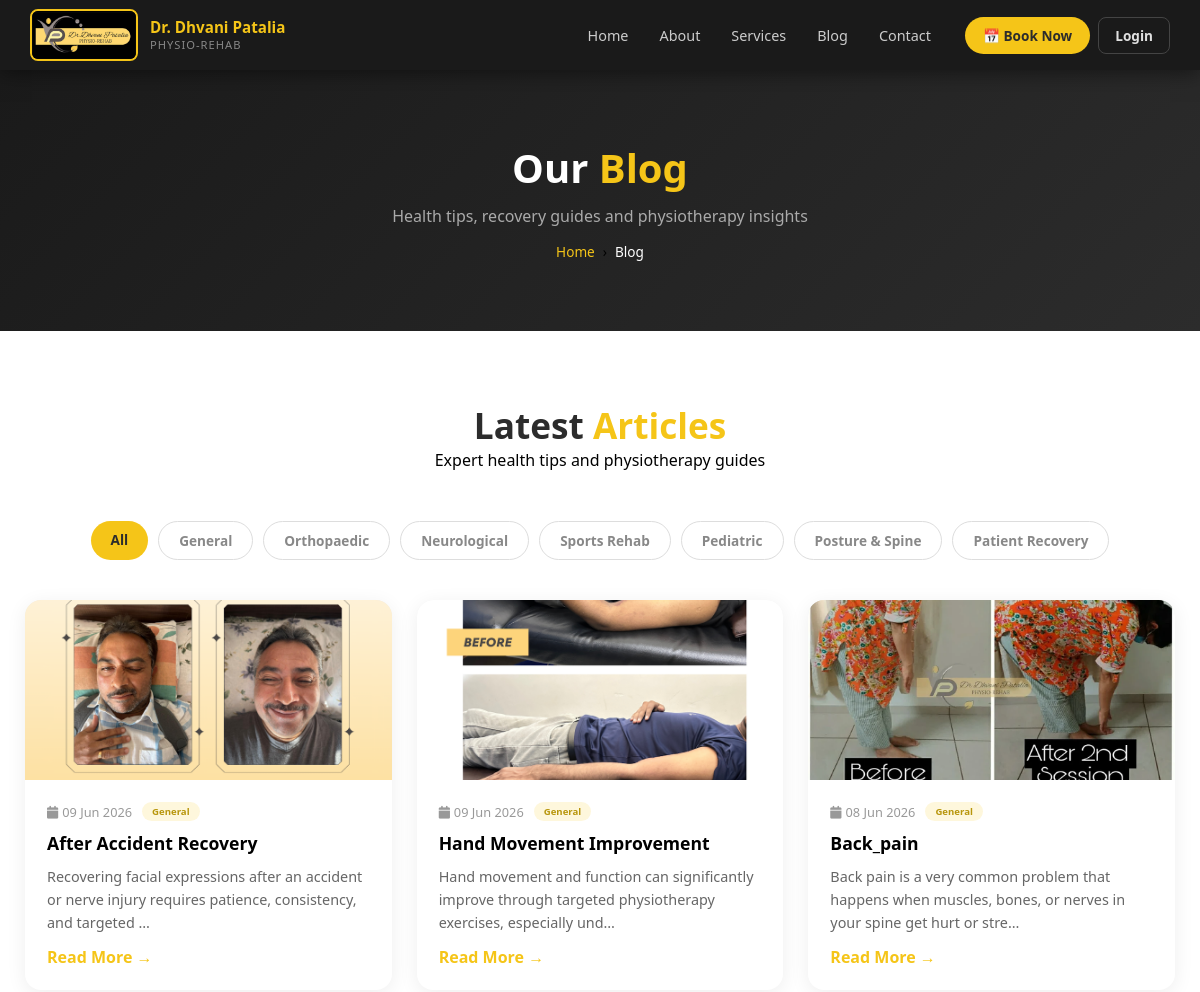
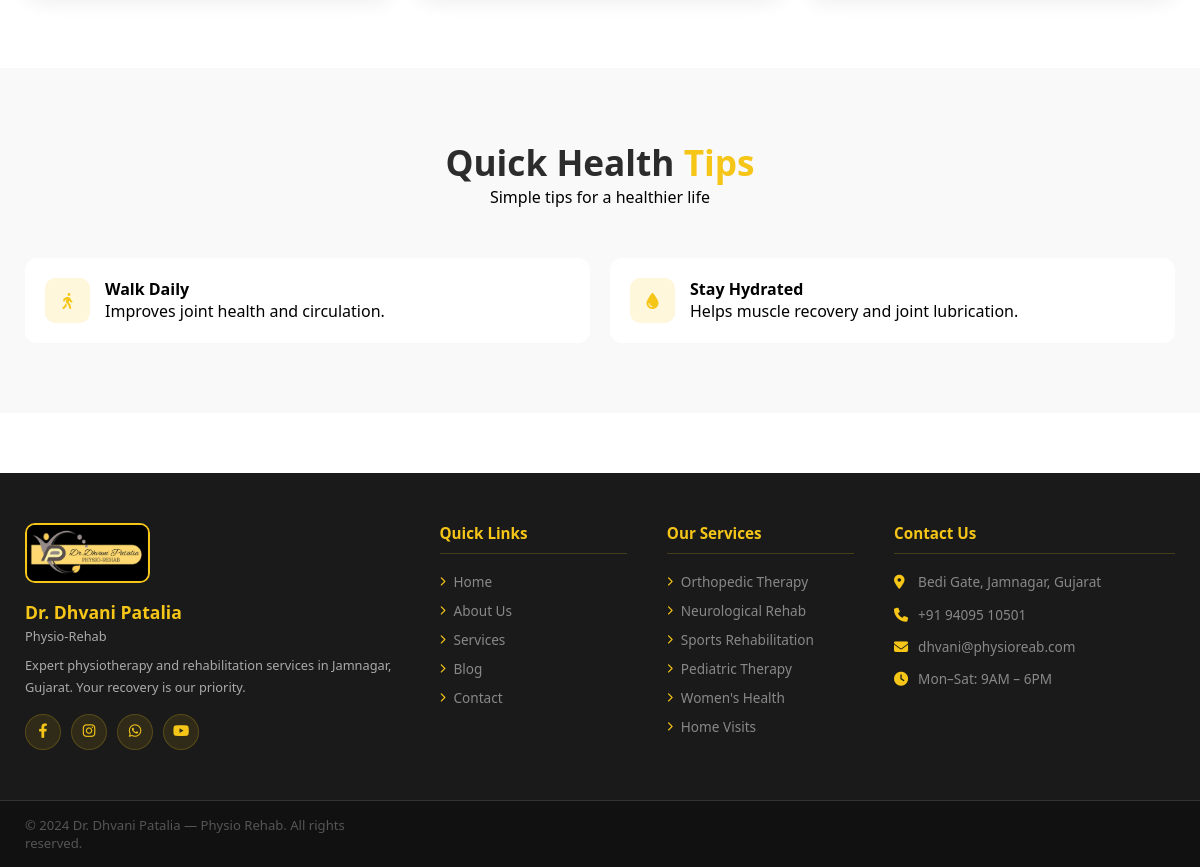
The app's page /blogs/ with its own data (2 pictures, top to bottom).
### core/models.py (models this page shows, shortened)
class Blog(models.Model):
    CATEGORY_CHOICES = [
        ("General", "General"),
        ("Orthopaedic", "Orthopaedic"),
        ("Neurological", "Neurological"),
        ("Sports", "Sports Rehab"),
        ("Pediatric", "Pediatric"),
        ("Posture", "Posture & Spine"),
        ("Recovery", "Patient Recovery"),
    ]
    hospital = models.ForeignKey(
        "Hospital",
        on_delete=models.SET_NULL,
        null=True,
        blank=True,
        related_name="blogs",
    )
    title = models.CharField(max_length=255)
    slug = models.SlugField(unique=True, blank=True)
    excerpt = models.TextField(
        blank=True, help_text="Short summary shown on listing page"
    )
    content = models.TextField()
    category = models.CharField(
        max_length=50, choices=CATEGORY_CHOICES, default="General"
    )
    image = models.ImageField(upload_to="blogs/", null=True, blank=True)
    before_image = models.ImageField(
        upload_to="blogs/before_after/", null=True, blank=True
    )
    after_image = models.ImageField(
        upload_to="blogs/before_after/", null=True, blank=True
    )
    created_at = models.DateTimeField(auto_now_add=True)

### core/views.py (the view)
# urls.py: path("blogs/", views.blog_list, name="blog_list"),
def blog_list(request):
    category = request.GET.get("category", "")
    blogs = Blog.objects.order_by("-created_at")
    if category:
        blogs = blogs.filter(category=category)
    categories = Blog.CATEGORY_CHOICES
    return render(
        request,
        "blog.html",
        {"blogs": blogs, "categories": categories, "active_category": category},
    )

### templates/blog.html (shortened to what this page needs)
<!DOCTYPE html>
<html lang="en">
<head>
    <link href="https://cdnjs.cloudflare.com/ajax/libs/font-awesome/6.4.0/css/all.min.css" rel="stylesheet">
</head>
<body>
    {% load static %}
    {% include 'navbar.html' %}
    <div class="page-hero">
        <h1>Our <span>Blog</span></h1>
        <p>Health tips, recovery guides and physiotherapy insights</p>
        <div class="breadcrumb">
            <a href="{% url 'home' %}">Home</a>
            <span>›</span>
            <span style="color:white;">Blog</span>
        </div>
    </div>
    <section>
        <div class="container">
            <div class="section-title">
                <h2>Latest <span>Articles</span></h2>
                <p>Expert health tips and physiotherapy guides</p>
            </div>
            <div style="display:flex;flex-wrap:wrap;gap:10px;justify-content:center;margin-bottom:40px;">
                <a href="{% url 'blog_list' %}" style="padding:9px 20px;border-radius:30px;text-decoration:none;font-weight:700;font-size:0.85rem;{% if not active_category %}background:#F5C518;color:#2c2c2c;{% else %}background:white;color:#888;border:1px solid #ddd;{% endif %}">All</a>
                {% for val, label in categories %}
                <a href="{% url 'blog_list' %}?category={{ val }}" style="padding:9px 20px;border-radius:30px;text-decoration:none;font-weight:700;font-size:0.85rem;{% if active_category == val %}background:#F5C518;color:#2c2c2c;{% else %}background:white;color:#888;border:1px solid #ddd;{% endif %}">{{ label }}</a>
                {% endfor %}
            </div>
            <div class="blog-grid">
                {% for blog in blogs %}
                <div class="blog-card">
                    <div class="blog-img">
                        {% if blog.image %}
                        <img src="{{ blog.image.url }}" alt="{{ blog.title }}">
                        {% else %}
                        <div style="width:100%;height:100%;background:linear-gradient(135deg,#2c2c2c,#1a1a1a);display:flex;align-items:center;justify-content:center;font-size:2.5rem;">🏥</div>
                        {% endif %}
                    </div>
                    <div class="blog-body">
                        <div class="blog-meta" style="display:flex;align-items:center;gap:10px;flex-wrap:wrap;">
                            <span><i class="fas fa-calendar" style="margin-right:4px;"></i>{{ blog.created_at|date:"d M Y" }}</span>
                            <span style="background:rgba(245,197,24,0.15);color:#b8960c;padding:3px 10px;border-radius:12px;font-size:0.75em;font-weight:700;">{{ blog.category }}</span>
                        </div>
                        <h3>{{ blog.title }}</h3>
                        <p>
                            {% if blog.excerpt %}{{ blog.excerpt|truncatechars:110 }}{% else %}{{ blog.content|truncatechars:110 }}{% endif %}
                        </p>
                        <a href="{% url 'blog_detail' blog.slug %}" class="read-more">Read More →</a>
                    </div>
                </div>
                {% empty %}
                <div style="text-align:center;padding:60px;color:#aaa;grid-column:1/-1;">
                    <i class="fas fa-blog" style="font-size:3rem;margin-bottom:15px;display:block;"></i>
                    <p>No articles found in this category.</p>
                    <a href="{% url 'blog_list' %}" style="color:#F5C518;font-weight:700;">View all articles →</a>
                </div>
                {% endfor %}
            </div>
        </div>
    </section>
    <section class="tips-section">
        <div class="container">
            <div class="section-title">
                <h2>Quick Health <span>Tips</span></h2>
                <p>Simple tips for a healthier life</p>
            </div>
            <div class="tips-grid">
                <div class="tip-card">
                    <div class="tip-icon"><i class="fas fa-walking"></i></div>
                    <div>
                        <h4>Walk Daily</h4>
                        <p>Improves joint health and circulation.</p>
                    </div>
                </div>
                <div class="tip-card">
                    <div class="tip-icon"><i class="fas fa-tint"></i></div>
                    <div>
                        <h4>Stay Hydrated</h4>
                        <p>Helps muscle recovery and joint lubrication.</p>
                    </div>
                </div>
            </div>
        </div>
    </section>
    {% include 'footer.html' %}
</body>
</html>

### templates/navbar.html (shortened to what this page needs)
{% load static %}
<nav class="main-navbar">
    <div class="nav-container">
        <a href="/" class="nav-logo">
            <img src="{% static 'images/Dhvani_Patalia.jpeg' %}" alt="Dr. Dhvani Patalia">
            <div class="logo-text">
                <span class="logo-name">Dr. Dhvani Patalia</span>
                <span class="logo-sub">Physio-Rehab</span>
            </div>
        </a>
        <ul class="nav-links" id="navLinks">
            <li><a href="/" class="{% if request.path == '/' %}active{% endif %}">Home</a></li>
            <li><a href="/about" class="{% if request.path == '/about' %}active{% endif %}">About</a></li>
            <li><a href="/services" class="{% if request.path == '/services' %}active{% endif %}">Services</a></li>
            <li><a href="/blogs" class="{% if request.path == '/blogs' %}active{% endif %}">Blog</a></li>
            <li><a href="/contact" class="{% if request.path == '/contact' %}active{% endif %}">Contact</a></li>
        </ul>
        <div class="nav-auth" id="navAuth">
            <a href="{% url "book_appointment" %}" class="btn-book-nav">📅 Book Now</a>
            <a href="/login" class="btn-login">Login</a>
        </div>
    </div>
</nav>

### templates/footer.html (shortened to what this page needs)
{% load static %}
<footer class="main-footer">
    <div class="footer-top">
        <div class="footer-container">
            <div class="footer-brand">
                <img src="{% static 'images/Dhvani_Patalia.jpeg' %}" alt="Logo">
                <h3>Dr. Dhvani Patalia</h3>
                <p>Physio-Rehab</p>
                <p class="footer-desc">Expert physiotherapy and rehabilitation services in Jamnagar, Gujarat. Your
                    recovery is our priority.</p>
                <div class="social-links">
                    <a href="#"><i class="fab fa-facebook-f"></i></a>
                    <a href="#"><i class="fab fa-instagram"></i></a>
                    <a href="#"><i class="fab fa-whatsapp"></i></a>
                    <a href="#"><i class="fab fa-youtube"></i></a>
                </div>
            </div>
            <div class="footer-col">
                <h4>Quick Links</h4>
                <ul>
                    <li><a href="/"><i class="fas fa-chevron-right"></i> Home</a></li>
                    <li><a href="/about"><i class="fas fa-chevron-right"></i> About Us</a></li>
                    <li><a href="/services"><i class="fas fa-chevron-right"></i> Services</a></li>
                    <li><a href="/blog"><i class="fas fa-chevron-right"></i> Blog</a></li>
                    <li><a href="/contact"><i class="fas fa-chevron-right"></i> Contact</a></li>
                </ul>
            </div>
            <div class="footer-col">
                <h4>Our Services</h4>
                <ul>
                    <li><a href="/services"><i class="fas fa-chevron-right"></i> Orthopedic Therapy</a></li>
                    <li><a href="/services"><i class="fas fa-chevron-right"></i> Neurological Rehab</a></li>
                    <li><a href="/services"><i class="fas fa-chevron-right"></i> Sports Rehabilitation</a></li>
                    <li><a href="/services"><i class="fas fa-chevron-right"></i> Pediatric Therapy</a></li>
                    <li><a href="/services"><i class="fas fa-chevron-right"></i> Women's Health</a></li>
                    <li><a href="/services"><i class="fas fa-chevron-right"></i> Home Visits</a></li>
                </ul>
            </div>
            <div class="footer-col">
                <h4>Contact Us</h4>
                <div class="contact-item">
                    <i class="fas fa-map-marker-alt"></i>
                    <span>Bedi Gate, Jamnagar, Gujarat</span>
                </div>
                <div class="contact-item">
                    <i class="fas fa-phone"></i>
                    <span>+91 94095 10501</span>
                </div>
                <div class="contact-item">
                    <i class="fas fa-envelope"></i>
                    <span>dhvani@physioreab.com</span>
                </div>
                <div class="contact-item">
                    <i class="fas fa-clock"></i>
                    <span>Mon–Sat: 9AM – 6PM</span>
                </div>
            </div>
        </div>
    </div>
    <div class="footer-bottom">
        <div class="footer-container"
            style="flex-direction:row; justify-content:space-between; align-items:center; padding:15px 25px;">
            <p>© 2024 Dr. Dhvani Patalia — Physio Rehab. All rights reserved.</p>
        </div>
    </div>
</footer>

### templates/blog.html (style rules this page uses)
body { font-family: 'Segoe UI', sans-serif; background: #fff; }
.page-hero { background: linear-gradient(135deg, #1a1a1a, #2C2C2C); padding: 70px 25px; text-align: center; }
.page-hero h1 { color: white; font-size: 2.5em; font-weight: 800; margin-bottom: 10px; }
.page-hero h1 span { color: #F5C518; }
.page-hero p { color: #aaa; }
.breadcrumb { display: flex; justify-content: center; gap: 8px; margin-top: 15px; font-size: 0.85em; }
.breadcrumb a { color: #F5C518; text-decoration: none; }
section { padding: 70px 25px; }
.container { max-width: 1150px; margin: 0 auto; }
.section-title { text-align: center; margin-bottom: 50px; }
.section-title h2 { font-size: 2.2em; font-weight: 800; color: #2C2C2C; }
.section-title h2 span { color: #F5C518; }
.blog-grid { display: grid; grid-template-columns: repeat(3, 1fr); gap: 25px; }
.blog-card { background: white; border-radius: 16px; overflow: hidden; box-shadow: 0 4px 20px rgba(0, 0, 0, 0.07); transition: 0.3s; }
.blog-img { height: 180px; background: #eee; display: flex; align-items: center; justify-content: center; overflow: hidden; }
.blog-img img { width: 100%; height: 100%; object-fit: cover; }
.blog-body { padding: 22px; }
.blog-meta { font-size: 0.8em; color: #999; margin-bottom: 10px; }
.blog-body h3 { font-size: 1.1em; font-weight: 700; margin-bottom: 10px; }
.blog-body p { font-size: 0.9em; color: #666; line-height: 1.6; }
.read-more { display: inline-block; margin-top: 12px; color: #F5C518; font-weight: 700; text-decoration: none; }
.tips-section { background: #f9f9f9; }
.tips-grid { display: grid; grid-template-columns: repeat(2, 1fr); gap: 20px; }
.tip-card { background: white; padding: 20px; border-radius: 12px; display: flex; gap: 15px; }
.tip-icon { width: 45px; height: 45px; background: rgba(245, 197, 24, 0.15); display: flex; align-items: center; justify-content: center; border-radius: 10px; }
.tip-icon i { color: #F5C518; }

### templates/navbar.html (style rules this page uses)
* { margin: 0; padding: 0; box-sizing: border-box; }
.main-navbar { background: #1a1a1a; position: sticky; top: 0; z-index: 999; box-shadow: 0 2px 20px rgba(0, 0, 0, 0.5); font-family: 'Segoe UI', sans-serif; }
.nav-container { max-width: 100%; margin: 0 auto; padding: 0 30px; display: flex; align-items: center; height: 70px; gap: 20px; }
.nav-logo { display: flex; align-items: center; gap: 12px; text-decoration: none; flex-shrink: 0; }
.nav-logo img { height: 52px; width: auto; border-radius: 8px; border: 2px solid #F5C518; object-fit: cover; }
.logo-text { display: flex; flex-direction: column; }
.logo-name { color: #F5C518; font-size: 0.95em; font-weight: 800; line-height: 1.2; }
.logo-sub { color: #888; font-size: 0.7em; letter-spacing: 1px; text-transform: uppercase; }
.nav-links { display: flex; list-style: none; gap: 3px; margin-left: auto; align-items: center; }
.nav-links a { color: #ccc; text-decoration: none; font-size: 0.9em; font-weight: 500; padding: 8px 14px; border-radius: 8px; transition: all 0.3s; white-space: nowrap; }
.nav-auth { display: flex; align-items: center; gap: 8px; flex-shrink: 0; }
.btn-book-nav { background: #F5C518; color: #2C2C2C; text-decoration: none; font-size: 0.85em; font-weight: 700; padding: 9px 18px; border-radius: 25px; transition: all 0.3s; white-space: nowrap; }
.btn-login { color: #E0E0E0; text-decoration: none; font-size: 0.85em; font-weight: 600; padding: 8px 16px; border-radius: 8px; border: 1px solid #444; transition: all 0.3s; white-space: nowrap; }

### records on screen
Blog: image (picture), created_at "09 Jun 2026", category "General", title "After Accident Recovery", content "Recovering facial expressions after an accident or nerve injury requires patience, consistency, and targeted …"
Blog: image (picture), created_at "09 Jun 2026", category "General", title "Hand Movement Improvement", content "Hand movement and function can significantly improve through targeted physiotherapy exercises, especially und…"
Blog: image (picture), created_at "08 Jun 2026", category "General", title "Back_pain", content "Back pain is a very common problem that happens when muscles, bones, or nerves in your spine get hurt or stre…"

### other values on screen
{{ label }} "General" "Orthopaedic" "Neurological" "Sports Rehab" "Pediatric" "Posture & Spine" "Patient Recovery"
